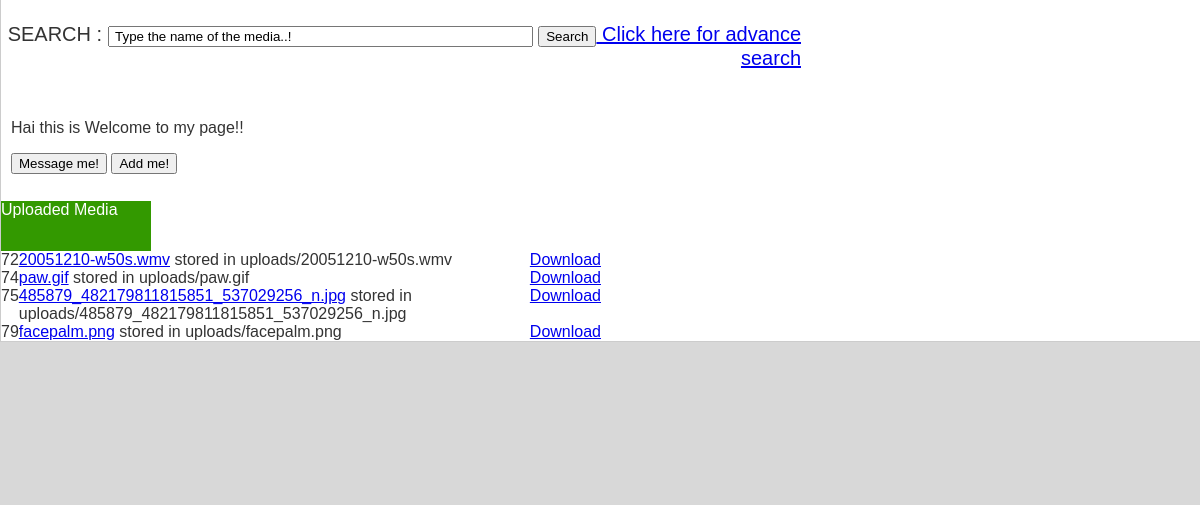
The app's page /userprofile.php with its own data.
### tables this page shows
CREATE TABLE IF NOT EXISTS `media` (
  `mediaid` int(20) unsigned NOT NULL AUTO_INCREMENT,
  `name` varchar(40) NOT NULL COMMENT 'name of the media',
  `userid` int(10) NOT NULL,
  `path` varchar(50) NOT NULL COMMENT 'media path',
  `type` varchar(20) NOT NULL COMMENT 'type of the media (i.e) audio, video or image',
  `category` varchar(20) NOT NULL COMMENT 'category of the media',
  `description` varchar(100) DEFAULT NULL COMMENT 'description of the media',
  `format` varchar(20) NOT NULL COMMENT 'extension of the file',
  `visibility` int(1) unsigned NOT NULL DEFAULT '1' COMMENT '1 indicates public which is default, 2 for private',
  `uploadtime` timestamp NOT NULL DEFAULT CURRENT_TIMESTAMP COMMENT 'time when uploaded',
  `last_access` timestamp NOT NULL DEFAULT '0000-00-00 00:00:00' COMMENT 'last when accessed',
  `count` int(11) NOT NULL,
  PRIMARY KEY (`mediaid`),
  KEY `userid` (`userid`)
);

### userprofile.php (the view, shortened to what this page needs)
<!DOCTYPE html PUBLIC "-//W3C//DTD XHTML 1.0 Transitional//EN" "http://www.w3.org/TR/xhtml1/DTD/xhtml1-transitional.dtd">
<html xmlns="http://www.w3.org/1999/xhtml">
<head>
<link rel="stylesheet" type="text/css" href="css/default.css" />
<link rel="stylesheet" type="text/css" href="style.css" media="screen" />
</head>
<body>
<div id="wrapper">
<?php include('navindex.php'); ?>
<div id="content">
<p>Hai this is <?php echo $_SESSION['username'];?> Welcome to my page!!</p>
<button type="button" name = "Message">Message me!</button>
<button type="button" name = "Add" onclick="addfriend(id)">Add me!</button>
</div>
<br/><br/>
<?php
	$query = "SELECT * from media";
	$result = mysql_query( $query );
?>
    <br>
       <br>
          <br>
             <br>
    <div style="background:#339900;color:#FFFFFF; width:150px;height: 50px">Uploaded Media</div>
	<table width="50%" cellpadding="0" cellspacing="0">
		<?php
			while ($result_row = mysql_fetch_row($result))
			{
		?>
        <tr valign="top">
			<td>
					<?php
						echo $result_row[0];
					?>
			</td>
            <td>
            	<a href="media.php?id=<?php echo $result_row[0];?>" target="_blank"><?php echo $result_row[1];?></a> stored in <?php echo $result_row[3].$result_row[1];?>
            </td>
            <td>
            	<a href="<?php echo $result_row[3].$result_row[1];?>" target="_blank" onclick="saveDownload(<?php echo $result_row[0];?>);">Download</a>
            </td>
		</tr>
        <?php
			}
		?>
	</table>
</div>
<?php include('footer.php'); ?>
</body>
</html>

### style.css (style rules this page uses)
body { background-color:#D8D8D8; background-repeat:repeat-x; font-family: georgia,sans-serif; color:#333; margin:0; padding:0; }
#wrapper { width:1200px; background-color:#FFFFFF; margin:0 auto; border-left:1px solid #ccc; border-right:1px solid #ccc; }
#content { width:675px; float:left; padding:10px; }

### records on screen
media: mediaid "72", name "20051210-w50s.wmv", path "uploads/"
media: mediaid "74", name "paw.gif", path "uploads/"
media: mediaid "75", name "485879_482179811815851_537029256_n.jpg", path "uploads/"
media: mediaid "79", name "facepalm.png", path "uploads/"
